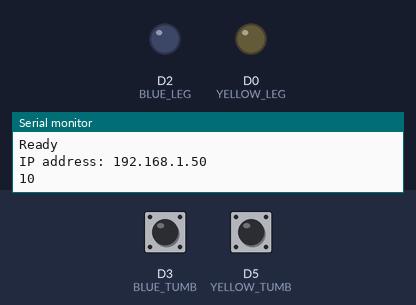
The sketch below on a simulated ESP8266 (NodeMCU). Parts: output pins drawn as LEDs (lit = HIGH), the last lines printed to the serial monitor. The test bench sets the inputs (shaded band); at power-on: D3 (BLUE_TUMB) HIGH, D5 (YELLOW_TUMB) HIGH. WiFi joins after 1.5 s; servers stay silent unless stated.

Above: at 2.7 s.
2.8 s: D3 (BLUE_TUMB) pulled LOW for 0.15 s
At 3.7 s:
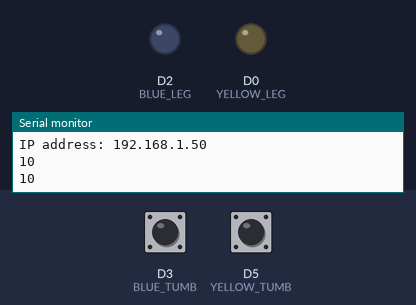
4.4 s: D5 (YELLOW_TUMB) pulled LOW for 0.15 s
At 4.47 s:
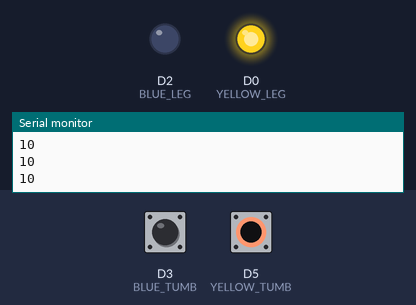
6.0 s: D5 (YELLOW_TUMB) pulled LOW for 3.2 s
At 10.3 s:
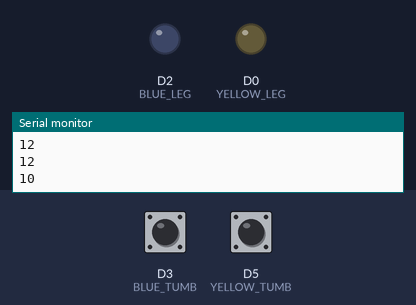
10.7 s: D3 (BLUE_TUMB) pulled LOW for 3.2 s
At 11.5 s:
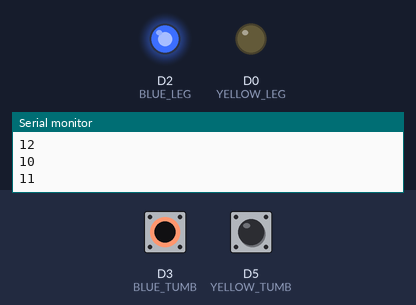
Timing chart, 0 to 15.4 s (numbered marks = the images above; inputs shaded):
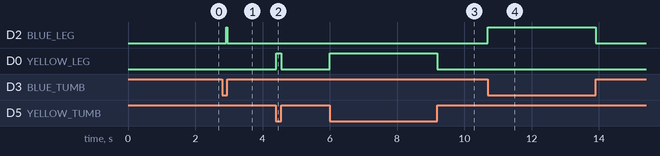

Measured:
- after the input at 2.8 s, D2 (BLUE_LEG): LOW → HIGH after 0.12 s, → LOW 0.04 s later
- after the input at 4.4 s, D0 (YELLOW_LEG): LOW → HIGH at once, → LOW 0.15 s later
- after the input at 6.0 s, D0 (YELLOW_LEG): LOW → HIGH at once, → LOW 3.2 s later
- after the input at 10.7 s, D2 (BLUE_LEG): LOW → HIGH at once, → LOW 3.2 s later

The sketch:

esp8266_check_point.ino
```cpp
#include <ESP8266WiFi.h>

#define BLUE_LEG D2
#define YELLOW_LEG D0
#define BLUE_TUMB D3
#define YELLOW_TUMB D5

const char* ssid ="RT-GPON-1138";
const char* password="HMK63RVX";

const char* host = "192.168.0.6";
uint16_t port = 14141;


byte neitral_point = 10;
byte blue_point = 11;
byte yellow_point = 12;
byte *mark;

unsigned long tmp_time = 0;

void setup() {
  pinMode(BLUE_LEG, OUTPUT);
  pinMode(YELLOW_LEG, OUTPUT);
  pinMode(BLUE_TUMB, INPUT_PULLUP);
  pinMode(YELLOW_TUMB, INPUT_PULLUP);
  Serial.begin(115200);
  WiFi.mode(WIFI_STA);
  delay(10);
  wifi_connect();
}

void loop() {
  boolean yellow = !digitalRead(YELLOW_TUMB);
  boolean blue = !digitalRead(BLUE_TUMB);

  WiFiClient client;

  if (WiFi.waitForConnectResult() != WL_CONNECTED) {
    wifi_connect();
  }

//  if (!client.connect(host, port)) {
//    Serial.println("Connect False");
//    delay(2000);
//  }

  if (blue == 1) {
    digitalWrite(BLUE_LEG, HIGH);
    mark = &blue_point;
  }
  else if (yellow == 1) {
    digitalWrite(YELLOW_LEG, HIGH);
    mark = &yellow_point;
    }
  else {
    digitalWrite(BLUE_LEG, LOW);
    digitalWrite(YELLOW_LEG, LOW);
    mark = &neitral_point;
  }
  if (millis() - tmp_time > 1000) {
    if (!client.connect(host, port)) {
      Serial.println("Connect False");
      delay(2000);
    }
     Serial.println(*mark);
     if (client.connected()) {
      client.print(*mark);
      client.stop();
     }
     tmp_time = millis();
  }
}

void wifi_connect() {
  Serial.println("");
  Serial.println("Start_to connect");
  WiFi.begin(ssid, password);
  while (WiFi.waitForConnectResult() != WL_CONNECTED) {
    digitalWrite(BLUE_LEG, HIGH);
    digitalWrite(YELLOW_LEG, HIGH);
    Serial.println("Connection Failed! Rebooting...");
//    delay(5000);
    ESP.restart();
  }
  Serial.println("Ready");
  Serial.print("IP address: ");
  Serial.println(WiFi.localIP());
}
```
